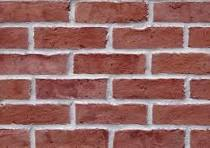
#> input picture brick.jpeg, 210 x 148 px, found by its file name
$ python test.py
#> lines starting #> are read from the running program, lines starting #| are printed output that depends on the picture
import cv2
import numpy as np

def read_image(image_path):
    """
    Reads an image from the specified file path.

    Args:
        image_path (str): The path to the image file.
    """
#> called with image_path = '/Users/mridu/lawson_art_proj/brick.jpeg'
    image = cv2.imread(image_path)
#> image is the input picture: shape (148, 210, 3); mean B, G, R 100.3, 103.3, 150.2
    return image

def main():
    """
    Reads an image and saves its fourier transform.
    """
    read_img_path = "/Users/mridu/lawson_art_proj/brick.jpeg"
    write_img_path = "/Users/mridu/lawson_art_proj/test_brick.jpg"
    image = read_image(read_img_path)

    # get transform
    f_transform = np.fft.fftshift(np.fft.fft2(image))
    # save the f_transform as an image
    f_transform_magnitude = np.abs(f_transform)
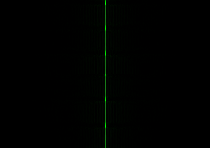
#> f_transform_magnitude: shape (148, 210, 3) float64; mean of channels 0, 1, 2 135.6, 956.1, 135.6; drawn with min black and max white
    f_transform_magnitude = np.log(f_transform_magnitude + 1)  # Log
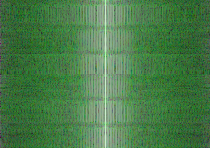
#> f_transform_magnitude: shape (148, 210, 3) float64; mean of channels 0, 1, 2 3.42, 5.8, 3.42; drawn with min black and max white
    f_transform_magnitude = np.uint8(255 * f_transform_magnitude / np.max(f_transform_magnitude))  # Normalize to 0-255
    cv2.imwrite(write_img_path, f_transform_magnitude)

if __name__ == "__main__":
    main()
